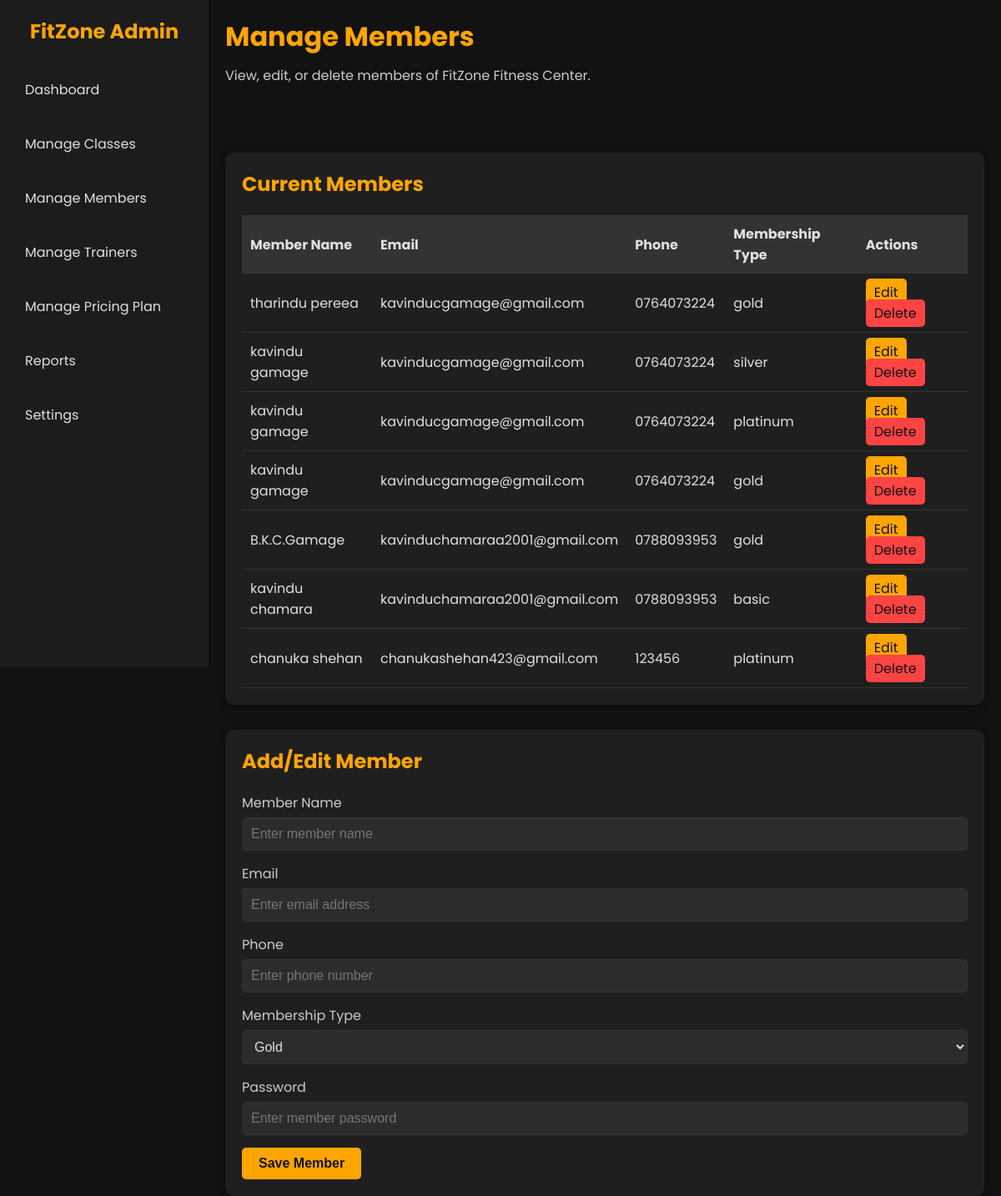
The app's page /Page/managemember.php with its own data.
### tables this page shows
CREATE TABLE IF NOT EXISTS `members_tbl` (
  `mem_id` int NOT NULL AUTO_INCREMENT,
  `mem_name` varchar(250) NOT NULL,
  `mem_email` varchar(100) NOT NULL,
  `contact` varchar(15) NOT NULL,
  `mem_type` varchar(20) NOT NULL,
  `mem_psw` varchar(20) NOT NULL,
  PRIMARY KEY (`mem_id`)
);

### Page/managemember.php (the view, shortened to what this page needs)
<?php
include("dbconnect.php");
?>
<!DOCTYPE html>
<html lang="en">
<head>
    <link rel="stylesheet" href="styles.css">
</head>
<body>
    <div class="dashboard">
        <?php
	        include("adminheader.php");
        ?>
        <div class="main-content">
            <header class="header">
                <h1>Manage Members</h1>
                <p>View, edit, or delete members of FitZone Fitness Center.</p>
                <br>
            </header>
            <section class="table-section">
                <h2>Current Members</h2>
                <table>
                    <thead>
                        <tr>
                            <th>Member Name</th>
                            <th>Email</th>
                            <th>Phone</th>
                            <th>Membership Type</th>
                            <th>Actions</th>
                        </tr>
                    </thead>
                    <tbody>
                        <?php
                        $query = "SELECT * FROM members_tbl";
                        $result = mysqli_query($con, $query);
                        if ($result) {
                            while ($row = mysqli_fetch_assoc($result)) {
                                echo "<tr>
                                        <td>{$row['mem_name']}</td>
                                        <td>{$row['mem_email']}</td>
                                        <td>{$row['contact']}</td>
                                        <td>{$row['mem_type']}</td>
                                        <td>
                                            <a href='editmember.php?mem_id={$row['mem_id']}' class='btn-edit'>Edit</a>
                                            <a href='deletemember.php?mem_id={$row['mem_id']}' class='btn-delete'>Delete</a>
                                        </td>
                                    </tr>";
                            }
                        }
                        ?>
                    </tbody>
                </table>
            </section>
            <section class="form-section">
                <h2>Add/Edit Member</h2>
                <form action="managemember.php" method="post">
                    <div class="form-group">
                        <label for="member-name">Member Name</label>
                        <input type="text" id="member-name" name="member-name" placeholder="Enter member name" required>
                    </div>
                    <div class="form-group">
                        <label for="email">Email</label>
                        <input type="email" id="email" name="email" placeholder="Enter email address" required>
                    </div>
                    <div class="form-group">
                        <label for="phone">Phone</label>
                        <input type="text" id="phone" name="phone" placeholder="Enter phone number" required>
                    </div>
                    <div class="form-group">
                        <label for="membership">Membership Type</label>
                        <select id="membership" name="membership" required>
                            <option value="gold">Gold</option>
                        </select>
                    </div>
                    <div class="form-group">
                        <label for="member-psw">Password</label>
                        <input type="text" id="member-psw" name="member-psw" placeholder="Enter member password" required>
                    </div>
                    <button name="submit" type="submit" class="submit-btn">Save Member</button>
                </form>
            </section>
        </div>
    </div>
</body>
</html>

### Page/adminheader.php (shortened to what this page needs)
<!DOCTYPE html>
<html lang="en">
<head>
</head>
<body>
    <aside class="sidebar">
            <div class="sidebar-header">
                <h2>FitZone Admin</h2>
            </div>
            <ul class="menu">
                <li><a href="admindashboard.php">Dashboard</a></li>
                <li><a href="manageclass.php">Manage Classes</a></li>
                <li><a href="managemember.php">Manage Members</a></li>
                <li><a href="managetrainers.php">Manage Trainers</a></li>
                <li><a href="managepricing.php">Manage Pricing Plan</a></li>
                <li><a href="reports.php">Reports</a></li>
                <li><a href="setting.php">Settings</a></li>
            </ul>
        </aside>
</body>
</html>

### Styles/styles.css (style rules this page uses)
:root { --primary-color: #111317; --primary-color-light: #1f2125; --primary-color-extra-light: #35373b; --secondary-color: #f9ac54; --secondary-color-dark: #d79447; --text-light: #d1d5db; --white: #ffffff; --max-width: 1200px; }
* { padding: 0; margin: 0; box-sizing: border-box; }
a { text-decoration: none; }
body { font-family: "Poppins", sans-serif; background-color: var(--primary-color); }

### Page/managemember.php (style rules this page uses)
* { margin: 0; padding: 0; box-sizing: border-box; }
body { font-family: 'Poppins', sans-serif; background-color: #121212; color: #e0e0e0; }
.dashboard { display: flex; height: 100vh; }
.sidebar { width: 250px; background-color: #1c1c1c; padding: 20px; display: flex; flex-direction: column; }
.sidebar-header h2 { color: #ffa500; text-align: center; margin-bottom: 30px; }
.menu { list-style: none; padding: 0; }
.menu li { margin-bottom: 20px; }
.menu li a { color: #e0e0e0; text-decoration: none; font-size: 1rem; padding: 10px; display: block; border-radius: 5px; transition: background 0.3s ease; }
.main-content { flex: 1; padding: 20px; }
.header h1 { font-size: 2rem; margin-bottom: 10px; color: #ffa500; }
.header p { font-size: 1rem; color: #cccccc; }
.table-section { background-color: #1f1f1f; padding: 20px; border-radius: 10px; box-shadow: 0 4px 10px rgba(0, 0, 0, 0.5); margin-bottom: 30px; }
.table-section h2 { font-size: 1.5rem; margin-bottom: 20px; color: #ffa500; }
table { width: 100%; border-collapse: collapse; color: #e0e0e0; }
thead th { text-align: left; background-color: #333; padding: 10px; }
tbody td { padding: 10px; border-bottom: 1px solid #333; }
.btn-edit { background: #ffa500; color: #121212; border: none; padding: 5px 10px; border-radius: 5px; cursor: pointer; }
.btn-delete { background: #ff4444; color: #121212; border: none; padding: 5px 10px; border-radius: 5px; cursor: pointer; }
.form-section { background-color: #1f1f1f; padding: 20px; border-radius: 10px; box-shadow: 0 4px 10px rgba(0, 0, 0, 0.5); }
.form-section h2 { font-size: 1.5rem; margin-bottom: 20px; color: #ffa500; }
.form-group { margin-bottom: 15px; }
.form-group label { display: block; font-size: 1rem; margin-bottom: 5px; color: #cccccc; }
.form-group input, .form-group select { width: 100%; padding: 10px; border: 1px solid #333; border-radius: 5px; background: #2c2c2c; color: #e0e0e0; font-size: 1rem; }
.submit-btn { display: inline-block; background: #ffa500; color: #121212; padding: 10px 20px; border: none; border-radius: 5px; font-size: 1rem; font-weight: bold; cursor: pointer; transition: background 0.3s ease, transform 0.2s ease; }

### Page/adminheader.php (style rules this page uses)
* { margin: 0; padding: 0; box-sizing: border-box; }
body { font-family: 'Poppins', sans-serif; background-color: #121212; color: #e0e0e0; }
.dashboard { display: flex; height: 100vh; }
.sidebar { width: 250px; background-color: #1c1c1c; padding: 20px; display: flex; flex-direction: column; }
.sidebar-header h2 { color: #ffa500; text-align: center; margin-bottom: 30px; }
.menu { list-style: none; padding: 0; }
.menu li { margin-bottom: 20px; }
.menu li a { color: #e0e0e0; text-decoration: none; font-size: 1rem; padding: 10px; display: block; border-radius: 5px; transition: background 0.3s ease; }
.main-content { flex: 1; padding: 20px; }
.header { margin-bottom: 30px; }
.header h1 { font-size: 2rem; margin-bottom: 10px; color: #ffa500; }
.header p { font-size: 1rem; color: #cccccc; }
.table-section { background-color: #1f1f1f; padding: 20px; border-radius: 10px; box-shadow: 0 4px 10px rgba(0, 0, 0, 0.5); }
.table-section h2 { font-size: 1.5rem; margin-bottom: 20px; color: #ffa500; }
table { width: 100%; border-collapse: collapse; color: #e0e0e0; }
thead th { text-align: left; background-color: #333; padding: 10px; }
tbody td { padding: 10px; border-bottom: 1px solid #333; }

### records on screen
members_tbl: mem_name "tharindu pereea", mem_email "kavinducgamage@gmail.com", contact "0764073224", mem_type "gold"
members_tbl: mem_name "kavindu gamage", mem_email "kavinducgamage@gmail.com", contact "0764073224", mem_type "silver"
members_tbl: mem_name "kavindu gamage", mem_email "kavinducgamage@gmail.com", contact "0764073224", mem_type "platinum"
members_tbl: mem_name "kavindu gamage", mem_email "kavinducgamage@gmail.com", contact "0764073224", mem_type "gold"
members_tbl: mem_name "B.K.C.Gamage", mem_email "kavinduchamaraa2001@gmail.com", contact "0788093953", mem_type "gold"
members_tbl: mem_name "kavindu chamara", mem_email "kavinduchamaraa2001@gmail.com", contact "0788093953", mem_type "basic"
members_tbl: mem_name "chanuka shehan", mem_email "chanukashehan423@gmail.com", contact "123456", mem_type "platinum"
